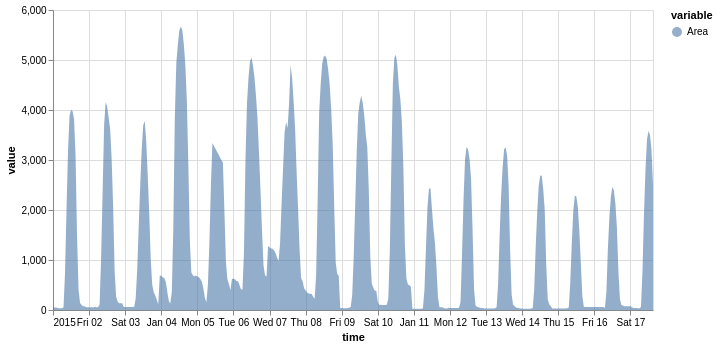

Notebook code for this chart:
### Markdown cell above
With a single time series

### Code cell
on.Plot(ts_uni.head(400))\
    .add(on.marks.area)\
    .properties(width=600)\
    .show()

### Figure 1 — Vega specification as saved in the notebook (floating-point values rounded to 4 significant figures; data arrays with more than 128 entries replaced by an {"elided": "..."} marker saying what was removed)
{"$schema": "https://vega.github.io/schema/vega/v5.json", "data": [{"name": "source_0", "values": {"elided": "400 records"}, "transform": [{"type": "formula", "expr": "toDate(datum['time'])", "as": "time"}]}, {"name": "source_0_color_domain_area", "values": [{"area": "Area"}]}], "marks": [{"type": "group", "name": "layer_0_pathgroup", "from": {"facet": {"data": "source_0", "name": "faceted_path_layer_0_main", "groupby": ["area"]}}, "encode": {"update": {"width": {"field": {"signal": null, "datum": null, "group": "width", "parent": null}}, "height": {"field": {"signal": null, "datum": null, "group": "height", "parent": null}}}}, "marks": [{"type": "area", "name": "layer_0_marks", "from": {"data": "faceted_path_layer_0_main"}, "sort": {"field": "x"}, "encode": {"update": {"x": {"field": "time", "scale": "x"}, "y": {"field": "value_end", "scale": "y"}, "opacity": {"value": 0.6}, "y2": {"field": "value_start", "scale": "y"}, "fill": {"field": "area", "scale": "color"}, "defined": {"signal": "isValid(datum[\"time\"]) && isFinite(+datum[\"time\"]) && isValid(datum[\"value\"]) && isFinite(+datum[\"value\"])"}, "orient": {"value": "vertical"}}}, "style": ["area"]}]}], "scales": [{"name": "x", "type": "time", "domain": {"data": "source_0", "field": "time"}, "range": [0, {"signal": "width"}]}, {"name": "y", "type": "linear", "domain": {"data": "source_0", "fields": ["value_start", "value_end"]}, "range": [{"signal": "height"}, 0], "nice": true, "zero": true}, {"name": "color", "type": "ordinal", "domain": {"data": "source_0_color_domain_area", "field": "area", "sort": true}, "range": "category"}], "axes": [{"scale": "x", "grid": true, "maxExtent": 0, "ticks": false, "gridScale": "y", "zindex": 0, "orient": "bottom", "labels": false, "aria": false, "tickCount": {"signal": "ceil(width/40)"}, "domain": false, "minExtent": 0}, {"scale": "y", "labels": false, "minExtent": 0, "gridScale": "x", "tickCount": {"signal": "ceil(height/40)"}, "orient": "left", "grid": true, "ticks": false, "zindex": 0, "domain": false, "maxExtent": 0, "aria": false}, {"scale": "x", "orient": "bottom", "title": "time", "zindex": 0, "labelFlush": true, "tickCount": {"signal": "ceil(width/40)"}, "labelOverlap": true, "grid": false}, {"scale": "y", "labelOverlap": true, "orient": "left", "title": "value", "tickCount": {"signal": "ceil(height/40)"}, "grid": false, "zindex": 0}], "background": "white", "width": 600, "height": 300, "padding": 5, "style": "cell", "legends": [{"title": "variable", "fill": "color", "symbolType": "circle", "encode": {"symbols": {"update": {"opacity": {"value": 0.6}}}}}]}
